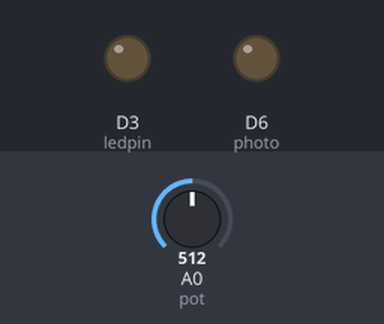
This sketch was run on a simulated ESP8266 (NodeMCU). Shown: output pins drawn as LEDs (lit = HIGH). Inputs (shaded band) come from the test bench; at power-on: A0 (pot) = 512. WiFi joins after 1.5 s; servers stay silent unless stated; what the sketch prints to the serial monitor is not drawn.

Above: at 0.1 s.
At 7.1 s:
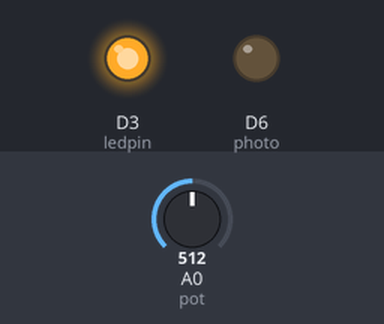
7.2 s: A0 (pot) set to 900
9.0 s: A0 (pot) set to 716
11.0 s: A0 (pot) set to 1023
Timing chart, 0 to 14.0 s (numbered marks = the images above; inputs shaded):
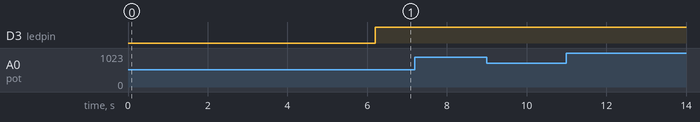

Measured:
- after the input at 7.2 s, every drawn part: stays the same
- after the input at 9.0 s, every drawn part: stays the same
- after the input at 11.0 s, every drawn part: stays the same

The sketch:

client_int_http.ino
```cpp
/**
   BasicHTTPClient.ino

    Created on: 24.05.2015

*/

#include <Arduino.h>

#include <ESP8266WiFi.h>
#include <ESP8266WiFiMulti.h>

#include <ESP8266HTTPClient.h>

#include <WiFiClient.h>

ESP8266WiFiMulti WiFiMulti;

void request(String path, char out[256]){
  if ((WiFiMulti.run() != WL_CONNECTED)) return;
  HTTPClient http;
  WiFiClient client;
  if (http.begin(client, "http://192.168.137.20:1234" + path)) {  // HTTP

    int httpCode = http.GET();
    if (httpCode > 0) {
      if (httpCode == HTTP_CODE_OK || httpCode == HTTP_CODE_MOVED_PERMANENTLY) {
        String payload = http.getString();
        strcpy(out, payload.c_str());
      }
    } else {
      Serial.printf("[HTTP] GET... failed, error: %s\n", http.errorToString(httpCode).c_str());
    }

    http.end();
  } else {
    Serial.printf("[HTTP] Unable to connect\n");
  }
}

int b_light_on = true;
int id = 0;
int pot=A0;
int ledpin=D3;
int photo=D6;

void setup() {

  Serial.begin(115200);
  //Serial.setDebugOutput(true);

  pinMode(ledpin,OUTPUT);
  pinMode(photo,OUTPUT);
  pinMode(pot, INPUT);

  digitalWrite(photo, LOW);

  Serial.println();
  Serial.println();
  Serial.println();

  for (uint8_t t = 4; t > 0; t--) {
    Serial.printf("[SETUP] WAIT %d...\n", t);
    Serial.flush();
    delay(1000);
  }

  WiFi.mode(WIFI_STA);
  WiFiMulti.addAP("cheloo", "croibossu");

  char resp[256];
  request("/add_room", resp);

  request("/getid", resp);
  id = String(resp).toInt() + 1;

}

void should_turn_off(){
  char res[256];
  request("/get_close_list", res);
  String sid(id);
  Serial.println(sid);
  String sres(res);
  Serial.println(res);
  Serial.println(sid.toInt() == sres.toInt());
  if(sid.toInt() == sres.toInt()){
    b_light_on = false;
    request("/clear_rooms", res);
  }else{
    b_light_on = true;
  }
}


int pot_val;

void control_loop(){
  should_turn_off();
  // Serial.println(b_light_on);

  pot_val = analogRead(pot);
  pot_val = map(pot_val,0,1023,0,2);


  if(b_light_on){
    digitalWrite(ledpin, HIGH);
    // digitalWrite(photo, HIGH);
  }else{
    digitalWrite(ledpin, LOW);
    // digitalWrite(photo, HIGH);
    Serial.println("ROOM SHUT DOWN");
  }
}

void loop(){

  if(pot_val == 2)
  {
    pot_val = analogRead(pot);
    //digitalWrite(ledpin,HIGH);
    Serial.print(pot_val);
    Serial.print(' ');
    pot_val = map(pot_val,0,1023,0,2);
    Serial.println(pot_val);
    digitalWrite(ledpin,HIGH);

    b_light_on = true;
  }
  else if(pot_val == 0)
  {
    pot_val = analogRead(pot);
    //digitalWrite(ledpin,HIGH);
    Serial.print(pot_val);
    Serial.print(' ');
    pot_val = map(pot_val,0,1023,0,2);
    Serial.println(pot_val);
    digitalWrite(ledpin,LOW);

    b_light_on = false;
  }
  else if(pot_val == 1)
  {
    control_loop();
  }


  delay(100);
}
```
